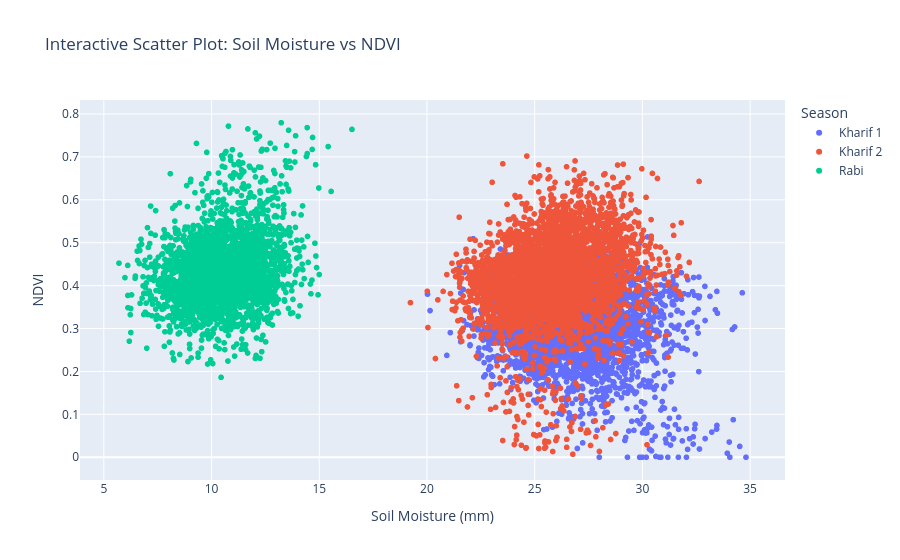

Write notebook code for a chart like this one.
### Code cell
fig = px.scatter(
    df,
    x = "Soil_Moisture_mm",
    y = target,
    color = "Season",
    hover_data = ["Crop_Name", "District", "Rainfall", "Heat_Stress_Days", "Avg_Salinity_Index"],
    title = "Interactive Scatter Plot: Soil Moisture vs NDVI"
)
fig.update_layout(
    xaxis_title = "Soil Moisture (mm)",
    yaxis_title = "NDVI",
    legend_title = "Season"
)
fig.show()

### Figure 1 — Plotly figure (JSON) as saved in the notebook; plotly's stock layout.template omitted (floating-point values rounded to 4 significant figures; data arrays with more than 128 entries replaced by an {"elided": "..."} marker saying what was removed)
{"data": [{"customdata": {"elided": "3328x5 mixed values"}, "hovertemplate": "Season=Kharif 1<br>Soil_Moisture_mm=%{x}<br>NDVI=%{y}<br>Crop_Name=%{customdata[0]}<br>District=%{customdata[1]}<br>Rainfall=%{customdata[2]}<br>Heat_Stress_Days=%{customdata[3]}<br>Avg_Salinity_Index=%{customdata[4]}<extra></extra>", "legendgroup": "Kharif 1", "marker": {"color": "#636efa", "symbol": "circle"}, "mode": "markers", "name": "Kharif 1", "showlegend": true, "type": "scattergl", "x": {"elided": "3328 float values"}, "xaxis": "x", "y": {"elided": "3328 float values"}, "yaxis": "y"}, {"customdata": {"elided": "3892x5 mixed values"}, "hovertemplate": "Season=Kharif 2<br>Soil_Moisture_mm=%{x}<br>NDVI=%{y}<br>Crop_Name=%{customdata[0]}<br>District=%{customdata[1]}<br>Rainfall=%{customdata[2]}<br>Heat_Stress_Days=%{customdata[3]}<br>Avg_Salinity_Index=%{customdata[4]}<extra></extra>", "legendgroup": "Kharif 2", "marker": {"color": "#EF553B", "symbol": "circle"}, "mode": "markers", "name": "Kharif 2", "showlegend": true, "type": "scattergl", "x": {"elided": "3892 float values"}, "xaxis": "x", "y": {"elided": "3892 float values"}, "yaxis": "y"}, {"customdata": {"elided": "2780x5 mixed values"}, "hovertemplate": "Season=Rabi<br>Soil_Moisture_mm=%{x}<br>NDVI=%{y}<br>Crop_Name=%{customdata[0]}<br>District=%{customdata[1]}<br>Rainfall=%{customdata[2]}<br>Heat_Stress_Days=%{customdata[3]}<br>Avg_Salinity_Index=%{customdata[4]}<extra></extra>", "legendgroup": "Rabi", "marker": {"color": "#00cc96", "symbol": "circle"}, "mode": "markers", "name": "Rabi", "showlegend": true, "type": "scattergl", "x": {"elided": "2780 float values"}, "xaxis": "x", "y": {"elided": "2780 float values"}, "yaxis": "y"}], "layout": {"legend": {"title": {"text": "Season"}, "tracegroupgap": 0}, "title": {"text": "Interactive Scatter Plot: Soil Moisture vs NDVI"}, "xaxis": {"anchor": "y", "domain": [0, 1], "title": {"text": "Soil Moisture (mm)"}}, "yaxis": {"anchor": "x", "domain": [0, 1], "title": {"text": "NDVI"}}}}
